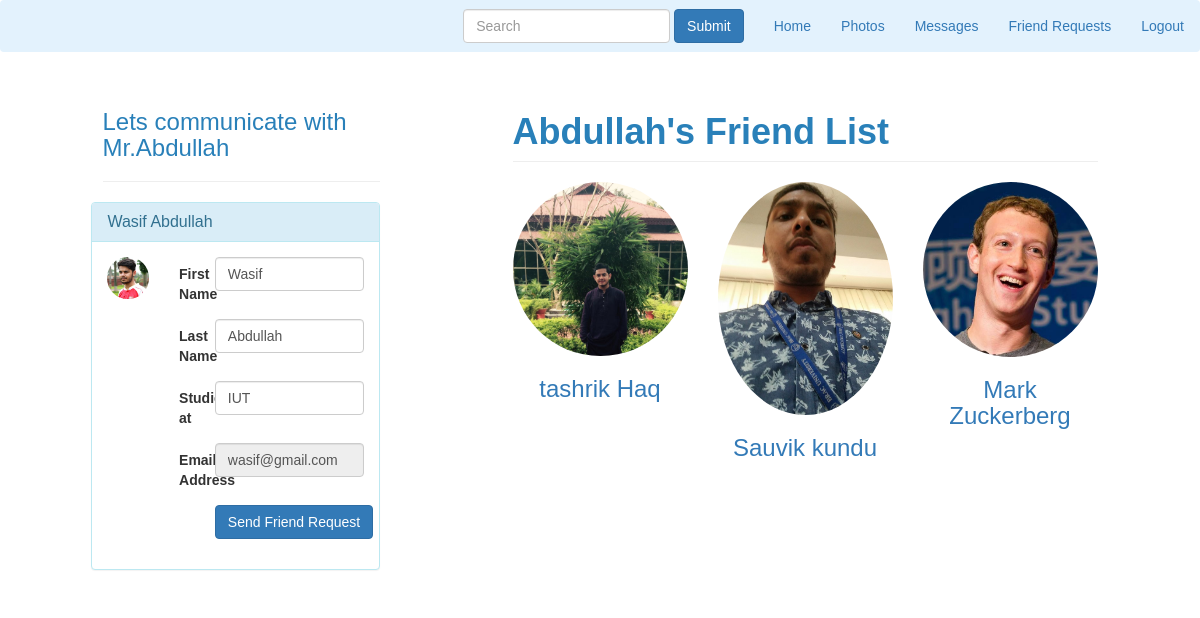
The app's page /user.php?search=wasif@gmail.com (signed in) with its own data.
### tables this page shows
CREATE TABLE IF NOT EXISTS `user` (
  `id` int(11) NOT NULL,
  `fname` varchar(255) NOT NULL,
  `lname` varchar(255) NOT NULL,
  `works` varchar(255) NOT NULL,
  `studies` varchar(255) NOT NULL,
  `live` varchar(255) NOT NULL,
  `mobile` varchar(255) NOT NULL,
  `email` varchar(255) NOT NULL,
  `password` varchar(255) NOT NULL,
  `birthday` varchar(255) NOT NULL,
  `gender` varchar(255) NOT NULL,
  `about` varchar(999) NOT NULL,
  `ppname` varchar(255) NOT NULL
);

### user.php (the view, shortened to what this page needs)
<?php
   $userEmail=$_GET["search"];
   require_once 'database.php';
   $saveName="";
   $user_fName=$user_lName=$user_work=$user_study=$user_live=$user_phone=$user_birth=$user_gender=$user_about=$user_ppName=$user_gender_def="";
   if(isset($_SESSION["name"])){
      $get_User_info_querry="SELECT * FROM user WHERE email='$userEmail'";
      $result = $conn->query($get_User_info_querry);
      $row = $result->fetch_assoc();
      if(!empty($row)){
        $user_fName=$row['fname'];
        $user_lName=$row['lname'];
        $saveName=$user_lName."'s";
        $user_study=$row['studies'];
        $user_gender=$row['gender'];
        $user_ppName=$row['ppname'];
        if($user_gender=="Male"){
         $user_gender_def="Mr.";
        }
        else{
         $user_gender_def="Miss. ";
        }
      }
      else{
      }
   }
   else{
   }
   ?>
<!DOCTYPE html>
<html lang="en">
   <head>
      <link rel="stylesheet" href="css/font-awesome.min.css">
      <link rel="stylesheet" href="css/bootstrap.min.css">
      <link rel="stylesheet" href="css/style.css">
      <link rel="stylesheet" href="css/responsive.css">
      <link rel="stylesheet" href="css/profile.css">
      <link href="css/round-about.css" rel="stylesheet">
   </head>
   <body>
      <?php include "menu.php" ?>
      <div class="row">
         <div class="col-md-1"></div>
         <div class="col-md-3">
            <h3 style= "padding-top: 6%; color: #2980B9"><?php echo "Lets communicate with ".$user_gender_def.$user_lName; ?></h3>
            <hr>
            <div class="panel panel-info" style="margin-left: -4%">
               <div class="panel-heading">
                  <h3 class="panel-title"><?php echo $user_fName." ".$user_lName; ?></h3>
               </div>
               <div class="panel-body">
                  <div class="row">
                     <div class="col-md-3 col-lg-3 " align="center">
                        <img alt="User Pic" src="<?php echo 'upload/'.$user_ppName; ?>" class="img-circle img-responsive">
                     </div>
                     <div class=" col-md-9 col-lg-9 ">
                        <form class="form-horizontal" method="POST" action="user.php" enctype="multipart/form-data">
                           <div class="form-group">
                              <label for="inputName" class="col-sm-2 control-label">First Name</label>
                              <div class="col-sm-10">
                                 <input type="Name" class="form-control" id="inputName"  placeholder="Name"
                                    value='<?php echo $user_fName; ?>' name="user_fname">
                              </div>
                           </div>
                           <div class="form-group">
                              <label for="inputName" class="col-sm-2 control-label">Last Name</label>
                              <div class="col-sm-10">
                                 <input type="Name" class="form-control" id="inputName"  placeholder="Name"
                                    value='<?php echo $user_lName; ?>' name="user_lname">
                              </div>
                           </div>
                           <div class="form-group">
                              <label for="inputName" class="col-sm-2 control-label">Studies at</label>
                              <div class="col-sm-10">
                                 <input type="Name" class="form-control" id="inputName"  placeholder="Name"
                                    value='<?php echo $user_study; ?>' name="user_study">
                              </div>
                           </div>
                           <div class="form-group">
                              <label for="inputName" class="col-sm-2 control-label">Email Address</label>
                              <div class="col-sm-10">
                                 <input type="Name" class="form-control" id="inputName" name="getMailToReload" required placeholder="Name"
                                    value=<?php echo  $userEmail; ?> readonly>
                              </div>
                           </div>
                           <div class="form-group">
                              <div class="col-sm-offset-2 col-sm-10">
                                 <?php
                                  $f_source=$_SESSION["name"];
                                  $f_destination=$userEmail;
                                  $queryFriendRequest="SELECT * FROM friend WHERE f_source='$f_source'
                                   AND f_destination='$f_destination'";
                                   $result = $conn->query($queryFriendRequest);
                                   $row = $result->fetch_assoc();
                                   $queryFriendRequest2="SELECT * FROM friend WHERE f_source='$f_destination'
                                   AND f_destination='$f_source'";
                                   $result2 = $conn->query($queryFriendRequest2);
                                   $row2= $result2->fetch_assoc();
                                   if(!empty($row) || !empty($row2)){
                                      $f_result=$row["status"]."";
                                      $f_result2=$row2["status"]."";
                                      if($f_result=="request"){
                                        include "cancelFriendRequestButton.php";
                                     }
                                     elseif ($f_result2=="") {
                                     }
                                    elseif($f_result=="friend"){
                                       echo '<button type="button" class="btn btn-primary">Send Message</button>';
                                     }
                                     elseif ($f_result2=="") {
                                     }
                                   }
                                   else{
                                    include "friendRequestButton.php";
                                   }
                                  ?>
                              </div>
                           </div>
                        </form>
                     </div>
                  </div>
               </div>
            </div>
         </div>
         <div class="col-md-1">
         </div>
         <div class="col-md-6">
            <div class="row">
               <div class="col-lg-12">
                  <h2 class="page-header" style="color: #2980B9"><?php echo $saveName." Friend List"; ?></h2>
               </div>
               <?php
                  $queryGetFriend="SELECT * FROM friend where f_source='$userEmail'";
                  $result = $conn->query($queryGetFriend);
                  while($row = $result->fetch_assoc()) {
                     $f_destination=$row["f_destination"];
                     $queryRequestInfo="SELECT * FROM user WHERE
                      email='$f_destination'";
                     $result2 = $conn->query($queryRequestInfo);
                     while($row2 = $result2->fetch_assoc()){
                         $name=$row2["fname"]." ".$row2["lname"];
                         $ppname=$row2["ppname"];
                ?>
               <div class="col-lg-4 col-sm-6 text-center">
                  <img class="img-circle img-responsive img-center" src=<?php echo "upload/".$ppname; ?> alt="profile pic">
                  <a href=<?php echo "user.php?search=".$f_destination; ?>> <h3><?php echo $name; ?>
                  </h3></a>
               </div>
              <?php
                  }
                   }
               ?>
            </div>
         </div>
   </body>
</html>

### css/style.css (style rules this page uses)
body { margin: 0; padding: 0; font-family: 'Source Sans Pro', sans-serif; box-sizing: border-box; }
a:hover, a:visited, a { text-decoration: none; }
h2 { font-size: 36px; color: #1a1a1a; font-weight: 600; margin-bottom: 25px; margin-top: 0; }

### css/profile.css (style rules this page uses)
.panel { // border: 1px solid orange; }
.col-md-6 { // border: 1px solid blue; }

### css/round-about.css (style rules this page uses)
.img-center { margin: 0 auto; }

### records on screen
user: gender "Mr.", lname "Abdullah", fname "Wasif", ppname (picture), user_fname "Wasif", user_lname "Abdullah", user_study "IUT", lname "Abdullah's"
user: ppname (picture), name "tashrik Haq"
user: ppname (picture), name "Sauvik kundu"
user: ppname (picture), name "Mark Zuckerberg"
